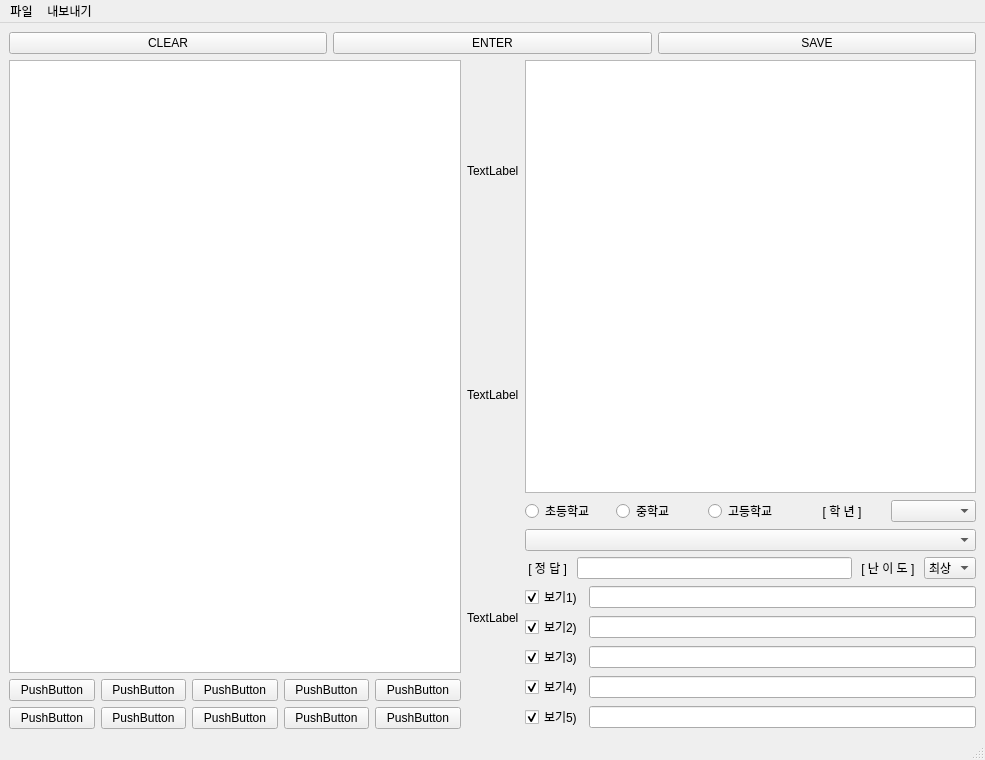
<?xml version="1.0" encoding="UTF-8"?>
<ui version="4.0">
 <class>MainWindow</class>
 <widget class="QMainWindow" name="MainWindow">
  <property name="geometry">
   <rect>
    <x>0</x>
    <y>0</y>
    <width>985</width>
    <height>760</height>
   </rect>
  </property>
  <property name="windowTitle">
   <string>MainWindow</string>
  </property>
  <widget class="QWidget" name="centralwidget">
   <layout class="QVBoxLayout" name="verticalLayout">
    <item>
     <layout class="QHBoxLayout" name="horizontalLayout">
      <item>
       <widget class="QPushButton" name="pushButton_2">
        <property name="text">
         <string>CLEAR</string>
        </property>
       </widget>
      </item>
      <item>
       <widget class="QPushButton" name="pushButton_13">
        <property name="text">
         <string>ENTER</string>
        </property>
       </widget>
      </item>
      <item>
       <widget class="QPushButton" name="pushButton">
        <property name="text">
         <string>SAVE</string>
        </property>
       </widget>
      </item>
     </layout>
    </item>
    <item>
     <layout class="QGridLayout" name="gridLayout_2">
      <item row="0" column="0">
       <layout class="QHBoxLayout" name="horizontalLayout_2">
        <item>
         <layout class="QVBoxLayout" name="verticalLayout_5">
          <item>
           <widget class="QPlainTextEdit" name="plainTextEdit"/>
          </item>
          <item>
           <layout class="QGridLayout" name="gridLayout">
            <item row="1" column="2">
             <widget class="QPushButton" name="pushButton_6">
              <property name="text">
               <string>PushButton</string>
              </property>
             </widget>
            </item>
            <item row="1" column="3">
             <widget class="QPushButton" name="pushButton_7">
              <property name="text">
               <string>PushButton</string>
              </property>
             </widget>
            </item>
            <item row="1" column="1">
             <widget class="QPushButton" name="pushButton_5">
              <property name="text">
               <string>PushButton</string>
              </property>
             </widget>
            </item>
            <item row="1" column="4">
             <widget class="QPushButton" name="pushButton_3">
              <property name="text">
               <string>PushButton</string>
              </property>
             </widget>
            </item>
            <item row="1" column="0">
             <widget class="QPushButton" name="pushButton_4">
              <property name="text">
               <string>PushButton</string>
              </property>
             </widget>
            </item>
            <item row="0" column="0">
             <widget class="QPushButton" name="pushButton_8">
              <property name="text">
               <string>PushButton</string>
              </property>
             </widget>
            </item>
            <item row="0" column="1">
             <widget class="QPushButton" name="pushButton_9">
              <property name="text">
               <string>PushButton</string>
              </property>
             </widget>
            </item>
            <item row="0" column="2">
             <widget class="QPushButton" name="pushButton_10">
              <property name="text">
               <string>PushButton</string>
              </property>
             </widget>
            </item>
            <item row="0" column="3">
             <widget class="QPushButton" name="pushButton_11">
              <property name="text">
               <string>PushButton</string>
              </property>
             </widget>
            </item>
            <item row="0" column="4">
             <widget class="QPushButton" name="pushButton_12">
              <property name="text">
               <string>PushButton</string>
              </property>
             </widget>
            </item>
           </layout>
          </item>
         </layout>
        </item>
        <item>
         <layout class="QVBoxLayout" name="verticalLayout_7">
          <property name="spacing">
           <number>1</number>
          </property>
          <item>
           <widget class="QLabel" name="label_3">
            <property name="text">
             <string>TextLabel</string>
            </property>
           </widget>
          </item>
          <item>
           <widget class="QLabel" name="label">
            <property name="text">
             <string>TextLabel</string>
            </property>
           </widget>
          </item>
          <item>
           <widget class="QLabel" name="label_2">
            <property name="text">
             <string>TextLabel</string>
            </property>
           </widget>
          </item>
         </layout>
        </item>
        <item>
         <layout class="QVBoxLayout" name="verticalLayout_4">
          <item>
           <widget class="QPlainTextEdit" name="plainTextEdit_2"/>
          </item>
          <item>
           <layout class="QHBoxLayout" name="horizontalLayout_3">
            <item>
             <widget class="QRadioButton" name="radioButton_3">
              <property name="text">
               <string>초등학교</string>
              </property>
              <attribute name="buttonGroup">
               <string notr="true">buttonGroup</string>
              </attribute>
             </widget>
            </item>
            <item>
             <widget class="QRadioButton" name="radioButton_2">
              <property name="text">
               <string>중학교</string>
              </property>
              <attribute name="buttonGroup">
               <string notr="true">buttonGroup</string>
              </attribute>
             </widget>
            </item>
            <item>
             <widget class="QRadioButton" name="radioButton">
              <property name="text">
               <string>고등학교</string>
              </property>
              <attribute name="buttonGroup">
               <string notr="true">buttonGroup</string>
              </attribute>
             </widget>
            </item>
            <item>
             <widget class="QLabel" name="label_4">
              <property name="text">
               <string>[ 학 년 ]</string>
              </property>
              <property name="alignment">
               <set>Qt::AlignCenter</set>
              </property>
             </widget>
            </item>
            <item>
             <widget class="QComboBox" name="comboBox_2"/>
            </item>
           </layout>
          </item>
          <item>
           <widget class="QComboBox" name="comboBox"/>
          </item>
          <item>
           <layout class="QHBoxLayout" name="horizontalLayout_6">
            <item>
             <widget class="QLabel" name="label_6">
              <property name="text">
               <string> [ 정 답 ] </string>
              </property>
             </widget>
            </item>
            <item>
             <widget class="QLineEdit" name="lineEdit"/>
            </item>
            <item>
             <widget class="QLabel" name="label_5">
              <property name="text">
               <string> [ 난 이 도 ] </string>
              </property>
             </widget>
            </item>
            <item>
             <widget class="QComboBox" name="comboBox_3">
              <item>
               <property name="text">
                <string>최상</string>
               </property>
              </item>
              <item>
               <property name="text">
                <string>상</string>
               </property>
              </item>
              <item>
               <property name="text">
                <string>중상</string>
               </property>
              </item>
              <item>
               <property name="text">
                <string>중</string>
               </property>
              </item>
              <item>
               <property name="text">
                <string>중하</string>
               </property>
              </item>
              <item>
               <property name="text">
                <string>하</string>
               </property>
              </item>
             </widget>
            </item>
           </layout>
          </item>
          <item>
           <layout class="QVBoxLayout" name="verticalLayout_9">
            <item>
             <layout class="QHBoxLayout" name="horizontalLayout_12">
              <item>
               <widget class="QCheckBox" name="checkBox">
                <property name="text">
                 <string>보기1)</string>
                </property>
                <property name="checked">
                 <bool>true</bool>
                </property>
               </widget>
              </item>
              <item>
               <widget class="QLineEdit" name="lineEdit_2"/>
              </item>
             </layout>
            </item>
            <item>
             <layout class="QHBoxLayout" name="horizontalLayout_11">
              <item>
               <widget class="QCheckBox" name="checkBox_5">
                <property name="text">
                 <string>보기2)</string>
                </property>
                <property name="checked">
                 <bool>true</bool>
                </property>
               </widget>
              </item>
              <item>
               <widget class="QLineEdit" name="lineEdit_6"/>
              </item>
             </layout>
            </item>
            <item>
             <layout class="QHBoxLayout" name="horizontalLayout_10">
              <item>
               <widget class="QCheckBox" name="checkBox_4">
                <property name="text">
                 <string>보기3)</string>
                </property>
                <property name="checked">
                 <bool>true</bool>
                </property>
               </widget>
              </item>
              <item>
               <widget class="QLineEdit" name="lineEdit_5"/>
              </item>
             </layout>
            </item>
            <item>
             <layout class="QHBoxLayout" name="horizontalLayout_8">
              <item>
               <widget class="QCheckBox" name="checkBox_2">
                <property name="text">
                 <string>보기4)</string>
                </property>
                <property name="checked">
                 <bool>true</bool>
                </property>
               </widget>
              </item>
              <item>
               <widget class="QLineEdit" name="lineEdit_3"/>
              </item>
             </layout>
            </item>
            <item>
             <layout class="QHBoxLayout" name="horizontalLayout_9">
              <item>
               <widget class="QCheckBox" name="checkBox_3">
                <property name="text">
                 <string>보기5)</string>
                </property>
                <property name="checked">
                 <bool>true</bool>
                </property>
               </widget>
              </item>
              <item>
               <widget class="QLineEdit" name="lineEdit_4"/>
              </item>
             </layout>
            </item>
           </layout>
          </item>
         </layout>
        </item>
       </layout>
      </item>
     </layout>
    </item>
   </layout>
  </widget>
  <widget class="QMenuBar" name="menubar">
   <property name="geometry">
    <rect>
     <x>0</x>
     <y>0</y>
     <width>985</width>
     <height>21</height>
    </rect>
   </property>
   <widget class="QMenu" name="menu">
    <property name="title">
     <string>파일</string>
    </property>
    <addaction name="action_open"/>
    <addaction name="action_save"/>
    <addaction name="action_capture"/>
   </widget>
   <widget class="QMenu" name="menu_2">
    <property name="title">
     <string>내보내기</string>
    </property>
    <addaction name="action_PDF"/>
   </widget>
   <addaction name="menu"/>
   <addaction name="menu_2"/>
  </widget>
  <widget class="QStatusBar" name="statusbar"/>
  <action name="action_open">
   <property name="text">
    <string>열기</string>
   </property>
  </action>
  <action name="action_save">
   <property name="text">
    <string>저장</string>
   </property>
  </action>
  <action name="action_capture">
   <property name="text">
    <string>캡쳐</string>
   </property>
   <property name="shortcut">
    <string>Ctrl+1</string>
   </property>
  </action>
  <action name="action_PDF">
   <property name="text">
    <string>PDF</string>
   </property>
  </action>
 </widget>
 <resources/>
 <connections/>
 <buttongroups>
  <buttongroup name="buttonGroup"/>
 </buttongroups>
</ui>
